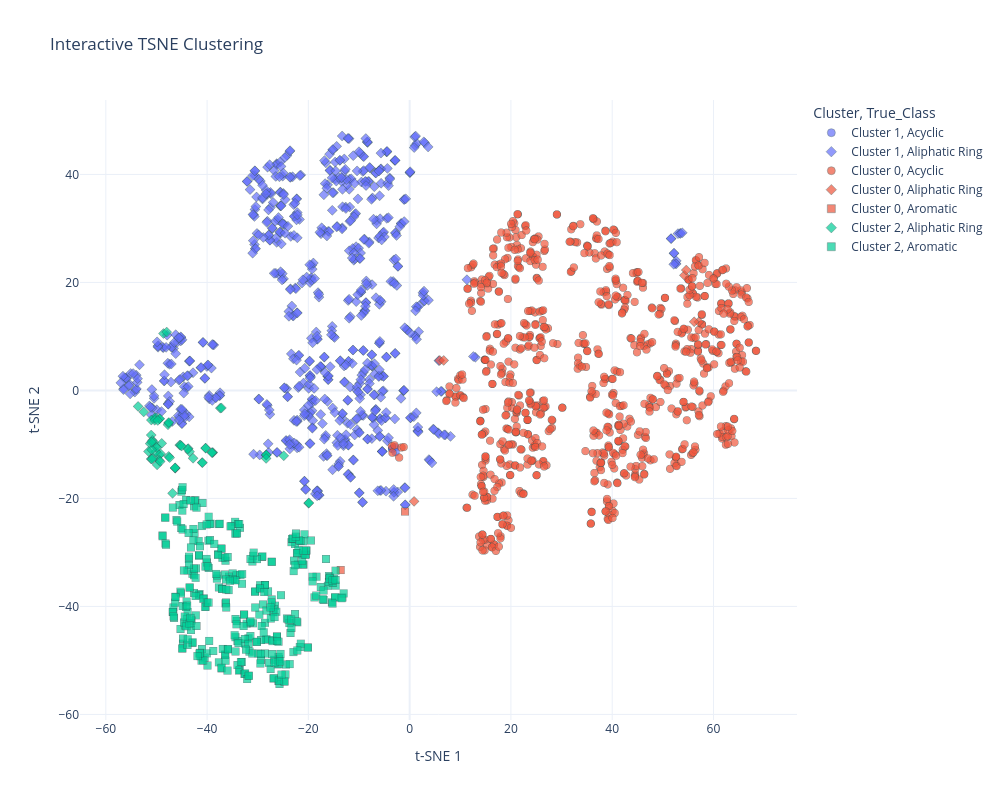

Notebook source saved alongside this figure:
### Code cell
analyzer.plot_interactive(method='tsne', perplexity=30)

### Figure 1 — Plotly figure (JSON) as saved in the notebook; plotly's stock layout.template omitted (floating-point values rounded to 4 significant figures; data arrays with more than 128 entries replaced by an {"elided": "..."} marker saying what was removed)
{"data": [{"customdata": [["qm9_0", "C", "Acyclic"], ["qm9_1", "N", "Acyclic"], ["qm9_3", "C#C", "Acyclic"], ["qm9_180", "FC(F)(F)F", "Acyclic"]], "hovertemplate": "Cluster=Cluster 1<br>True_Class=%{customdata[2]}<br>t-SNE 1=%{x}<br>t-SNE 2=%{y}<br>mol_id=%{customdata[0]}<br>canonical_smiles=%{customdata[1]}<extra></extra>", "legendgroup": "Cluster 1, Acyclic", "marker": {"color": "#636efa", "line": {"color": "DarkSlateGrey", "width": 0.5}, "opacity": 0.7, "size": 8, "symbol": "circle"}, "mode": "markers", "name": "Cluster 1, Acyclic", "showlegend": true, "type": "scattergl", "x": [-3.47, -3.44, -2.893, -2.76], "xaxis": "x", "y": [-10.8, -10.78, -10.51, -11.43], "yaxis": "y"}, {"customdata": {"elided": "737x3 str values"}, "hovertemplate": "Cluster=Cluster 1<br>True_Class=%{customdata[2]}<br>t-SNE 1=%{x}<br>t-SNE 2=%{y}<br>mol_id=%{customdata[0]}<br>canonical_smiles=%{customdata[1]}<extra></extra>", "legendgroup": "Cluster 1, Aliphatic Ring", "marker": {"color": "#636efa", "line": {"color": "DarkSlateGrey", "width": 0.5}, "opacity": 0.7, "size": 8, "symbol": "diamond"}, "mode": "markers", "name": "Cluster 1, Aliphatic Ring", "showlegend": true, "type": "scattergl", "x": {"elided": "737 float values"}, "xaxis": "x", "y": {"elided": "737 float values"}, "yaxis": "y"}, {"customdata": {"elided": "844x3 str values"}, "hovertemplate": "Cluster=Cluster 0<br>True_Class=%{customdata[2]}<br>t-SNE 1=%{x}<br>t-SNE 2=%{y}<br>mol_id=%{customdata[0]}<br>canonical_smiles=%{customdata[1]}<extra></extra>", "legendgroup": "Cluster 0, Acyclic", "marker": {"color": "#EF553B", "line": {"color": "DarkSlateGrey", "width": 0.5}, "opacity": 0.7, "size": 8, "symbol": "circle"}, "mode": "markers", "name": "Cluster 0, Acyclic", "showlegend": true, "type": "scattergl", "x": {"elided": "844 float values"}, "xaxis": "x", "y": {"elided": "844 float values"}, "yaxis": "y"}, {"customdata": [["qm9_572", "O=CC[NH+]1CC1", "Aliphatic Ring"], ["qm9_619", "CC(=O)N1CC1", "Aliphatic Ring"], ["qm9_623", "NC(=O)N1CC1", "Aliphatic Ring"], ["qm9_1932", "CC(=O)C[NH+]1CC1", "Aliphatic Ring"], ["qm9_1938", "NC(=O)C[NH+]1CC1", "Aliphatic Ring"], ["qm9_1943", "CC(C)C[NH+]1CC1", "Aliphatic Ring"], ["qm9_1947", "C[C@@H](O)C[NH+]1CC1", "Aliphatic Ring"]], "hovertemplate": "Cluster=Cluster 0<br>True_Class=%{customdata[2]}<br>t-SNE 1=%{x}<br>t-SNE 2=%{y}<br>mol_id=%{customdata[0]}<br>canonical_smiles=%{customdata[1]}<extra></extra>", "legendgroup": "Cluster 0, Aliphatic Ring", "marker": {"color": "#EF553B", "line": {"color": "DarkSlateGrey", "width": 0.5}, "opacity": 0.7, "size": 8, "symbol": "diamond"}, "mode": "markers", "name": "Cluster 0, Aliphatic Ring", "showlegend": true, "type": "scattergl", "x": [0.8762, 57.11, 54.25, 56.19, 54.62, 5.937, 6.714], "xaxis": "x", "y": [-20.54, 12.7, 21.32, 12.72, 22.3, 5.562, 5.561], "yaxis": "y"}, {"customdata": [["qm9_1008", "O=Cn1cccc1", "Aromatic"], ["qm9_1050", "CCn1cccc1", "Aromatic"]], "hovertemplate": "Cluster=Cluster 0<br>True_Class=%{customdata[2]}<br>t-SNE 1=%{x}<br>t-SNE 2=%{y}<br>mol_id=%{customdata[0]}<br>canonical_smiles=%{customdata[1]}<extra></extra>", "legendgroup": "Cluster 0, Aromatic", "marker": {"color": "#EF553B", "line": {"color": "DarkSlateGrey", "width": 0.5}, "opacity": 0.7, "size": 8, "symbol": "square"}, "mode": "markers", "name": "Cluster 0, Aromatic", "showlegend": true, "type": "scattergl", "x": [-0.9186, -13.6], "xaxis": "x", "y": [-22.43, -33.26], "yaxis": "y"}, {"customdata": {"elided": "62x3 str values"}, "hovertemplate": "Cluster=Cluster 2<br>True_Class=%{customdata[2]}<br>t-SNE 1=%{x}<br>t-SNE 2=%{y}<br>mol_id=%{customdata[0]}<br>canonical_smiles=%{customdata[1]}<extra></extra>", "legendgroup": "Cluster 2, Aliphatic Ring", "marker": {"color": "#00cc96", "line": {"color": "DarkSlateGrey", "width": 0.5}, "opacity": 0.7, "size": 8, "symbol": "diamond"}, "mode": "markers", "name": "Cluster 2, Aliphatic Ring", "showlegend": true, "type": "scattergl", "x": [-50.11, -19.96, -49.46, -50.12, -48.96, -46.3, -51.07, -51.25, -49.4, -50.43, -47.63, -40.28, -38.87, -40.98, -19.89, -28.36, -28.35, -28.3, -28.34, -37.4, -37.17, -49.19, -46.82, -51.01, -43.72, -45.4, -43.46, -24.86, -47.59, -51.04, -47.39, -43.84, -45.24, -45.05, -53.63, -42.76, -52.52, -48.62, -47.98, -50.79, -49.47, -50.72, -51.58, -46.31, -46.32, -50.13, -50.56, -50.88, -49.96, -50.93, -49.87, -50.98, -49.27, -49.36, -50.35, -47.73, -49.75, -47.55, -40.29, -38.98, -39.05, -40.92], "xaxis": "x", "y": [-5.028, -20.89, -11.95, -10.38, -9.795, -14.41, -12.69, -9.844, -5.264, -5.153, -6.033, -10.68, -11.48, -13.35, -20.82, -11.97, -11.97, -11.93, -12.59, -3.277, -3.237, -11.73, -19.05, -5.482, -10.76, -10.11, -11.34, -12.09, -12.2, -8.252, -12.44, -10.83, -10.13, -10.3, -2.953, -12.55, -3.964, 10.55, 10.81, -9.257, -12.94, -12.49, -11.3, -14.33, -14.34, -11.34, -9.595, -12.72, -10.57, -10.98, -13.77, -9.548, -13.16, -5.231, -5.518, -6.348, -5.559, -5.93, -10.68, -11.54, -11.5, -13.37], "yaxis": "y"}, {"customdata": {"elided": "344x3 str values"}, "hovertemplate": "Cluster=Cluster 2<br>True_Class=%{customdata[2]}<br>t-SNE 1=%{x}<br>t-SNE 2=%{y}<br>mol_id=%{customdata[0]}<br>canonical_smiles=%{customdata[1]}<extra></extra>", "legendgroup": "Cluster 2, Aromatic", "marker": {"color": "#00cc96", "line": {"color": "DarkSlateGrey", "width": 0.5}, "opacity": 0.7, "size": 8, "symbol": "square"}, "mode": "markers", "name": "Cluster 2, Aromatic", "showlegend": true, "type": "scattergl", "x": {"elided": "344 float values"}, "xaxis": "x", "y": {"elided": "344 float values"}, "yaxis": "y"}], "layout": {"height": 800, "legend": {"title": {"text": "Cluster, True_Class"}, "tracegroupgap": 0}, "title": {"text": "Interactive TSNE Clustering"}, "width": 1000, "xaxis": {"anchor": "y", "domain": [0, 1], "title": {"text": "t-SNE 1"}}, "yaxis": {"anchor": "x", "domain": [0, 1], "title": {"text": "t-SNE 2"}}}}
